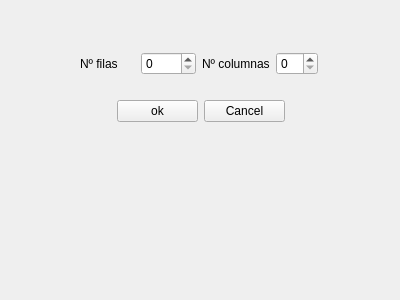
<?xml version="1.0" encoding="UTF-8"?>
<ui version="4.0">
 <class>RangoMatriz</class>
 <widget class="QWidget" name="RangoMatriz">
  <property name="geometry">
   <rect>
    <x>0</x>
    <y>0</y>
    <width>400</width>
    <height>300</height>
   </rect>
  </property>
  <property name="windowTitle">
   <string>Form</string>
  </property>
  <widget class="QWidget" name="layoutWidget">
   <property name="geometry">
    <rect>
     <x>80</x>
     <y>50</y>
     <width>238</width>
     <height>28</height>
    </rect>
   </property>
   <layout class="QHBoxLayout" name="horizontalLayout_4">
    <item>
     <layout class="QHBoxLayout" name="horizontalLayout_2">
      <item>
       <widget class="QLabel" name="RngM_label_1">
        <property name="text">
         <string>Nº filas</string>
        </property>
       </widget>
      </item>
      <item>
       <widget class="QSpinBox" name="RngM_spinBox_filas"/>
      </item>
     </layout>
    </item>
    <item>
     <layout class="QHBoxLayout" name="horizontalLayout_3">
      <item>
       <widget class="QLabel" name="rngM_label_2">
        <property name="text">
         <string>Nº columnas</string>
        </property>
       </widget>
      </item>
      <item>
       <widget class="QSpinBox" name="RngM_spinBox_columnas"/>
      </item>
     </layout>
    </item>
   </layout>
  </widget>
  <widget class="QWidget" name="layoutWidget_2">
   <property name="geometry">
    <rect>
     <x>117</x>
     <y>99</y>
     <width>168</width>
     <height>25</height>
    </rect>
   </property>
   <layout class="QHBoxLayout" name="horizontalLayout">
    <item>
     <widget class="QPushButton" name="RngM_pushButton_ok">
      <property name="text">
       <string>ok</string>
      </property>
     </widget>
    </item>
    <item>
     <widget class="QPushButton" name="RngM_pushButton_cancel">
      <property name="text">
       <string>Cancel</string>
      </property>
     </widget>
    </item>
   </layout>
  </widget>
 </widget>
 <resources/>
 <connections/>
</ui>
